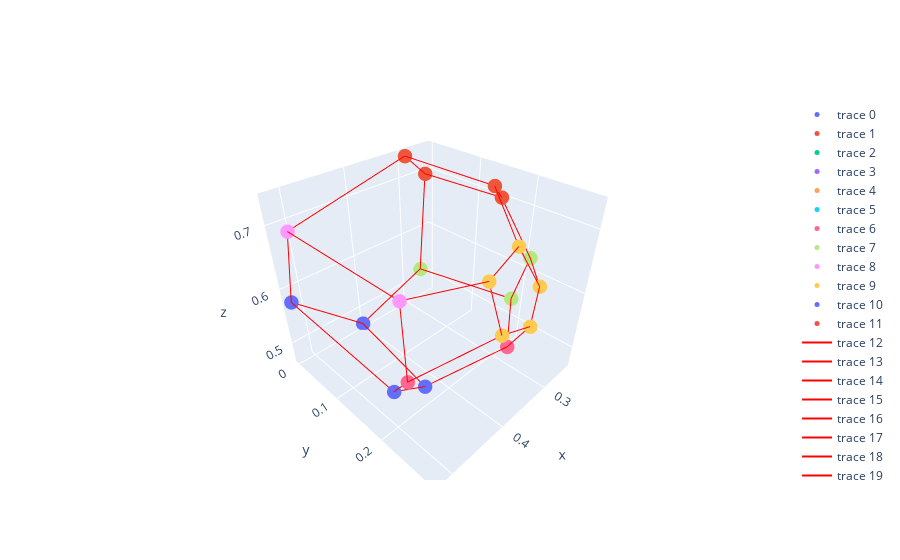

Notebook code cell kept with this figure:
### Code cell
import plotly.graph_objects as go

# Create traces for points and lines
traces = []
for points in coords['1']:
    x, y, z = zip(*points)
    trace_points = go.Scatter3d(x=x, y=y, z=z, mode='markers', marker=dict(size=5))
    traces.append(trace_points)

for edge in edges['1']:
    x, y, z = zip(*edge)
    trace_lines = go.Scatter3d(x=x, y=y, z=z, mode='lines', line=dict(color='red', width=2))
    traces.append(trace_lines)

# Create the figure
fig = go.Figure(data=traces)

# Set layout options
fig.update_layout(scene=dict(aspectmode='data'))

# Show the interactive plot
fig.show()

### Figure 1 — Plotly figure (JSON) as saved in the notebook; plotly's stock layout.template omitted (floating-point values rounded to 4 significant figures)
{"data": [{"marker": {"size": 5}, "mode": "markers", "type": "scatter3d", "x": [0.2658, 0.4031, 0.5209, 0.5051, 0.2941, 0.2516], "y": [0, 0, 0, 0, 0, 0], "z": [0.5192, 0.4702, 0.5778, 0.6858, 0.7353, 0.6959]}, {"marker": {"size": 5}, "mode": "markers", "type": "scatter3d", "x": [0.3482, 0.3215, 0.246, 0.2434, 0.2743], "y": [0.256, 0.2766, 0.2122, 0.1498, 0.1586], "z": [0.7034, 0.6432, 0.6249, 0.6989, 0.7281]}, {"marker": {"size": 5}, "mode": "markers", "type": "scatter3d", "x": [0.3276, 0.2534, 0.246, 0.3215, 0.355], "y": [0.2442, 0.193, 0.2122, 0.2766, 0.291], "z": [0.525, 0.5456, 0.6249, 0.6432, 0.6064]}, {"marker": {"size": 5}, "mode": "markers", "type": "scatter3d", "x": [0.4923, 0.5051, 0.409, 0.4112], "y": [0.2061, 0.2289, 0.2873, 0.264], "z": [0.6733, 0.574, 0.6226, 0.688]}, {"marker": {"size": 5}, "mode": "markers", "type": "scatter3d", "x": [0.5051, 0.4923, 0.5051, 0.5209, 0.5106], "y": [0.2289, 0.2061, 0, 0, 0.209], "z": [0.574, 0.6733, 0.6858, 0.5778, 0.5463]}, {"marker": {"size": 5}, "mode": "markers", "type": "scatter3d", "x": [0.3276, 0.2534, 0.2658, 0.4031, 0.4351], "y": [0.2442, 0.193, 0, 0, 0.1851], "z": [0.525, 0.5456, 0.5192, 0.4702, 0.4798]}, {"marker": {"size": 5}, "mode": "markers", "type": "scatter3d", "x": [0.5051, 0.409, 0.355, 0.3276, 0.4351, 0.5106], "y": [0.2289, 0.2873, 0.291, 0.2442, 0.1851, 0.209], "z": [0.574, 0.6226, 0.6064, 0.525, 0.4798, 0.5463]}, {"marker": {"size": 5}, "mode": "markers", "type": "scatter3d", "x": [0.2658, 0.2534, 0.246, 0.2434, 0.2516], "y": [0, 0.193, 0.2122, 0.1498, 0], "z": [0.5192, 0.5456, 0.6249, 0.6989, 0.6959]}, {"marker": {"size": 5}, "mode": "markers", "type": "scatter3d", "x": [0.5051, 0.4923, 0.4112, 0.3482, 0.2743, 0.2941], "y": [0, 0.2061, 0.264, 0.256, 0.1586, 0], "z": [0.6858, 0.6733, 0.688, 0.7034, 0.7281, 0.7353]}, {"marker": {"size": 5}, "mode": "markers", "type": "scatter3d", "x": [0.3215, 0.355, 0.409, 0.4112, 0.3482], "y": [0.2766, 0.291, 0.2873, 0.264, 0.256], "z": [0.6432, 0.6064, 0.6226, 0.688, 0.7034]}, {"marker": {"size": 5}, "mode": "markers", "type": "scatter3d", "x": [0.4031, 0.5209, 0.5106, 0.4351], "y": [0, 0, 0.209, 0.1851], "z": [0.4702, 0.5778, 0.5463, 0.4798]}, {"marker": {"size": 5}, "mode": "markers", "type": "scatter3d", "x": [0.2434, 0.2743, 0.2941, 0.2516], "y": [0.1498, 0.1586, 0, 0], "z": [0.6989, 0.7281, 0.7353, 0.6959]}, {"line": {"color": "red", "width": 2}, "mode": "lines", "type": "scatter3d", "x": [0.2658, 0.4031], "y": [0, 0], "z": [0.5192, 0.4702]}, {"line": {"color": "red", "width": 2}, "mode": "lines", "type": "scatter3d", "x": [0.4031, 0.5209], "y": [0, 0], "z": [0.4702, 0.5778]}, {"line": {"color": "red", "width": 2}, "mode": "lines", "type": "scatter3d", "x": [0.5209, 0.5051], "y": [0, 0], "z": [0.5778, 0.6858]}, {"line": {"color": "red", "width": 2}, "mode": "lines", "type": "scatter3d", "x": [0.5051, 0.2941], "y": [0, 0], "z": [0.6858, 0.7353]}, {"line": {"color": "red", "width": 2}, "mode": "lines", "type": "scatter3d", "x": [0.2941, 0.2516], "y": [0, 0], "z": [0.7353, 0.6959]}, {"line": {"color": "red", "width": 2}, "mode": "lines", "type": "scatter3d", "x": [0.2516, 0.2658], "y": [0, 0], "z": [0.6959, 0.5192]}, {"line": {"color": "red", "width": 2}, "mode": "lines", "type": "scatter3d", "x": [0.3482, 0.3215], "y": [0.256, 0.2766], "z": [0.7034, 0.6432]}, {"line": {"color": "red", "width": 2}, "mode": "lines", "type": "scatter3d", "x": [0.3215, 0.246], "y": [0.2766, 0.2122], "z": [0.6432, 0.6249]}, {"line": {"color": "red", "width": 2}, "mode": "lines", "type": "scatter3d", "x": [0.246, 0.2434], "y": [0.2122, 0.1498], "z": [0.6249, 0.6989]}, {"line": {"color": "red", "width": 2}, "mode": "lines", "type": "scatter3d", "x": [0.2434, 0.2743], "y": [0.1498, 0.1586], "z": [0.6989, 0.7281]}, {"line": {"color": "red", "width": 2}, "mode": "lines", "type": "scatter3d", "x": [0.2743, 0.3482], "y": [0.1586, 0.256], "z": [0.7281, 0.7034]}, {"line": {"color": "red", "width": 2}, "mode": "lines", "type": "scatter3d", "x": [0.3276, 0.2534], "y": [0.2442, 0.193], "z": [0.525, 0.5456]}, {"line": {"color": "red", "width": 2}, "mode": "lines", "type": "scatter3d", "x": [0.2534, 0.246], "y": [0.193, 0.2122], "z": [0.5456, 0.6249]}, {"line": {"color": "red", "width": 2}, "mode": "lines", "type": "scatter3d", "x": [0.3215, 0.246], "y": [0.2766, 0.2122], "z": [0.6432, 0.6249]}, {"line": {"color": "red", "width": 2}, "mode": "lines", "type": "scatter3d", "x": [0.3215, 0.355], "y": [0.2766, 0.291], "z": [0.6432, 0.6064]}, {"line": {"color": "red", "width": 2}, "mode": "lines", "type": "scatter3d", "x": [0.355, 0.3276], "y": [0.291, 0.2442], "z": [0.6064, 0.525]}, {"line": {"color": "red", "width": 2}, "mode": "lines", "type": "scatter3d", "x": [0.4923, 0.5051], "y": [0.2061, 0.2289], "z": [0.6733, 0.574]}, {"line": {"color": "red", "width": 2}, "mode": "lines", "type": "scatter3d", "x": [0.5051, 0.409], "y": [0.2289, 0.2873], "z": [0.574, 0.6226]}, {"line": {"color": "red", "width": 2}, "mode": "lines", "type": "scatter3d", "x": [0.409, 0.4112], "y": [0.2873, 0.264], "z": [0.6226, 0.688]}, {"line": {"color": "red", "width": 2}, "mode": "lines", "type": "scatter3d", "x": [0.4112, 0.4923], "y": [0.264, 0.2061], "z": [0.688, 0.6733]}, {"line": {"color": "red", "width": 2}, "mode": "lines", "type": "scatter3d", "x": [0.4923, 0.5051], "y": [0.2061, 0.2289], "z": [0.6733, 0.574]}, {"line": {"color": "red", "width": 2}, "mode": "lines", "type": "scatter3d", "x": [0.4923, 0.5051], "y": [0.2061, 0], "z": [0.6733, 0.6858]}, {"line": {"color": "red", "width": 2}, "mode": "lines", "type": "scatter3d", "x": [0.5209, 0.5051], "y": [0, 0], "z": [0.5778, 0.6858]}, {"line": {"color": "red", "width": 2}, "mode": "lines", "type": "scatter3d", "x": [0.5209, 0.5106], "y": [0, 0.209], "z": [0.5778, 0.5463]}, {"line": {"color": "red", "width": 2}, "mode": "lines", "type": "scatter3d", "x": [0.5106, 0.5051], "y": [0.209, 0.2289], "z": [0.5463, 0.574]}, {"line": {"color": "red", "width": 2}, "mode": "lines", "type": "scatter3d", "x": [0.3276, 0.2534], "y": [0.2442, 0.193], "z": [0.525, 0.5456]}, {"line": {"color": "red", "width": 2}, "mode": "lines", "type": "scatter3d", "x": [0.2534, 0.2658], "y": [0.193, 0], "z": [0.5456, 0.5192]}, {"line": {"color": "red", "width": 2}, "mode": "lines", "type": "scatter3d", "x": [0.2658, 0.4031], "y": [0, 0], "z": [0.5192, 0.4702]}, {"line": {"color": "red", "width": 2}, "mode": "lines", "type": "scatter3d", "x": [0.4031, 0.4351], "y": [0, 0.1851], "z": [0.4702, 0.4798]}, {"line": {"color": "red", "width": 2}, "mode": "lines", "type": "scatter3d", "x": [0.4351, 0.3276], "y": [0.1851, 0.2442], "z": [0.4798, 0.525]}, {"line": {"color": "red", "width": 2}, "mode": "lines", "type": "scatter3d", "x": [0.5051, 0.409], "y": [0.2289, 0.2873], "z": [0.574, 0.6226]}, {"line": {"color": "red", "width": 2}, "mode": "lines", "type": "scatter3d", "x": [0.409, 0.355], "y": [0.2873, 0.291], "z": [0.6226, 0.6064]}, {"line": {"color": "red", "width": 2}, "mode": "lines", "type": "scatter3d", "x": [0.355, 0.3276], "y": [0.291, 0.2442], "z": [0.6064, 0.525]}, {"line": {"color": "red", "width": 2}, "mode": "lines", "type": "scatter3d", "x": [0.4351, 0.3276], "y": [0.1851, 0.2442], "z": [0.4798, 0.525]}, {"line": {"color": "red", "width": 2}, "mode": "lines", "type": "scatter3d", "x": [0.4351, 0.5106], "y": [0.1851, 0.209], "z": [0.4798, 0.5463]}, {"line": {"color": "red", "width": 2}, "mode": "lines", "type": "scatter3d", "x": [0.5106, 0.5051], "y": [0.209, 0.2289], "z": [0.5463, 0.574]}, {"line": {"color": "red", "width": 2}, "mode": "lines", "type": "scatter3d", "x": [0.2534, 0.2658], "y": [0.193, 0], "z": [0.5456, 0.5192]}, {"line": {"color": "red", "width": 2}, "mode": "lines", "type": "scatter3d", "x": [0.2534, 0.246], "y": [0.193, 0.2122], "z": [0.5456, 0.6249]}, {"line": {"color": "red", "width": 2}, "mode": "lines", "type": "scatter3d", "x": [0.246, 0.2434], "y": [0.2122, 0.1498], "z": [0.6249, 0.6989]}, {"line": {"color": "red", "width": 2}, "mode": "lines", "type": "scatter3d", "x": [0.2434, 0.2516], "y": [0.1498, 0], "z": [0.6989, 0.6959]}, {"line": {"color": "red", "width": 2}, "mode": "lines", "type": "scatter3d", "x": [0.2516, 0.2658], "y": [0, 0], "z": [0.6959, 0.5192]}, {"line": {"color": "red", "width": 2}, "mode": "lines", "type": "scatter3d", "x": [0.4923, 0.5051], "y": [0.2061, 0], "z": [0.6733, 0.6858]}, {"line": {"color": "red", "width": 2}, "mode": "lines", "type": "scatter3d", "x": [0.4112, 0.4923], "y": [0.264, 0.2061], "z": [0.688, 0.6733]}, {"line": {"color": "red", "width": 2}, "mode": "lines", "type": "scatter3d", "x": [0.4112, 0.3482], "y": [0.264, 0.256], "z": [0.688, 0.7034]}, {"line": {"color": "red", "width": 2}, "mode": "lines", "type": "scatter3d", "x": [0.2743, 0.3482], "y": [0.1586, 0.256], "z": [0.7281, 0.7034]}, {"line": {"color": "red", "width": 2}, "mode": "lines", "type": "scatter3d", "x": [0.2743, 0.2941], "y": [0.1586, 0], "z": [0.7281, 0.7353]}, {"line": {"color": "red", "width": 2}, "mode": "lines", "type": "scatter3d", "x": [0.5051, 0.2941], "y": [0, 0], "z": [0.6858, 0.7353]}, {"line": {"color": "red", "width": 2}, "mode": "lines", "type": "scatter3d", "x": [0.3215, 0.355], "y": [0.2766, 0.291], "z": [0.6432, 0.6064]}, {"line": {"color": "red", "width": 2}, "mode": "lines", "type": "scatter3d", "x": [0.409, 0.355], "y": [0.2873, 0.291], "z": [0.6226, 0.6064]}, {"line": {"color": "red", "width": 2}, "mode": "lines", "type": "scatter3d", "x": [0.409, 0.4112], "y": [0.2873, 0.264], "z": [0.6226, 0.688]}, {"line": {"color": "red", "width": 2}, "mode": "lines", "type": "scatter3d", "x": [0.4112, 0.3482], "y": [0.264, 0.256], "z": [0.688, 0.7034]}, {"line": {"color": "red", "width": 2}, "mode": "lines", "type": "scatter3d", "x": [0.3482, 0.3215], "y": [0.256, 0.2766], "z": [0.7034, 0.6432]}, {"line": {"color": "red", "width": 2}, "mode": "lines", "type": "scatter3d", "x": [0.4031, 0.5209], "y": [0, 0], "z": [0.4702, 0.5778]}, {"line": {"color": "red", "width": 2}, "mode": "lines", "type": "scatter3d", "x": [0.5209, 0.5106], "y": [0, 0.209], "z": [0.5778, 0.5463]}, {"line": {"color": "red", "width": 2}, "mode": "lines", "type": "scatter3d", "x": [0.4351, 0.5106], "y": [0.1851, 0.209], "z": [0.4798, 0.5463]}, {"line": {"color": "red", "width": 2}, "mode": "lines", "type": "scatter3d", "x": [0.4031, 0.4351], "y": [0, 0.1851], "z": [0.4702, 0.4798]}, {"line": {"color": "red", "width": 2}, "mode": "lines", "type": "scatter3d", "x": [0.2434, 0.2743], "y": [0.1498, 0.1586], "z": [0.6989, 0.7281]}, {"line": {"color": "red", "width": 2}, "mode": "lines", "type": "scatter3d", "x": [0.2743, 0.2941], "y": [0.1586, 0], "z": [0.7281, 0.7353]}, {"line": {"color": "red", "width": 2}, "mode": "lines", "type": "scatter3d", "x": [0.2941, 0.2516], "y": [0, 0], "z": [0.7353, 0.6959]}, {"line": {"color": "red", "width": 2}, "mode": "lines", "type": "scatter3d", "x": [0.2434, 0.2516], "y": [0.1498, 0], "z": [0.6989, 0.6959]}], "layout": {"scene": {"aspectmode": "data"}}}
